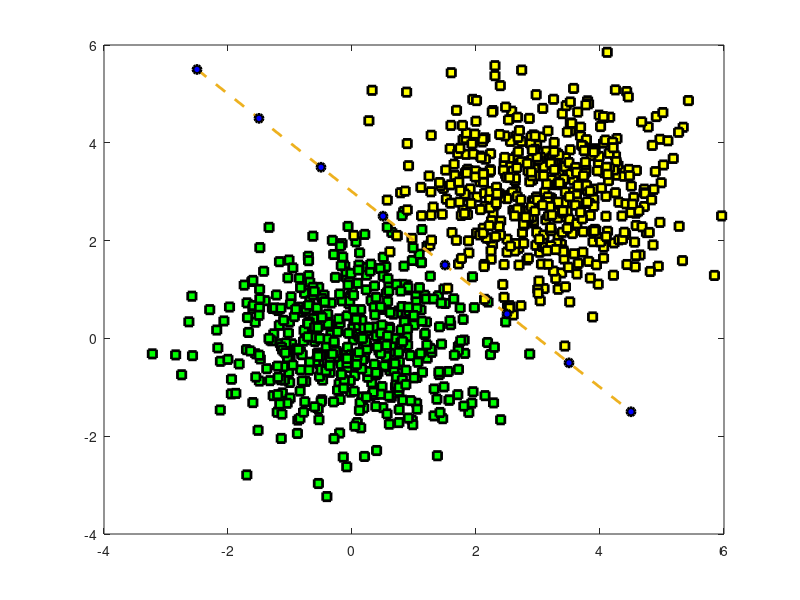

This figure's MATLAB source:
clear all
close all
clc

w1 = randn(2,500);

w2 = 3 + randn(2,500);

plot(w1(1,:),w1(2,:),'s','LineWidth',2,'MarkerEdgeColor','k','MarkerFaceColor','g'); 
hold on;
plot(w2(1,:),w2(2,:),'s','LineWidth',2,'MarkerEdgeColor','k','MarkerFaceColor','y');

x1 = -2.5: 5;
x2 = -x1 + 3;

plot(x1,x2,'--o','LineWidth',2,'MarkerEdgeColor','k', 'MarkerFaceColor','b'); 

